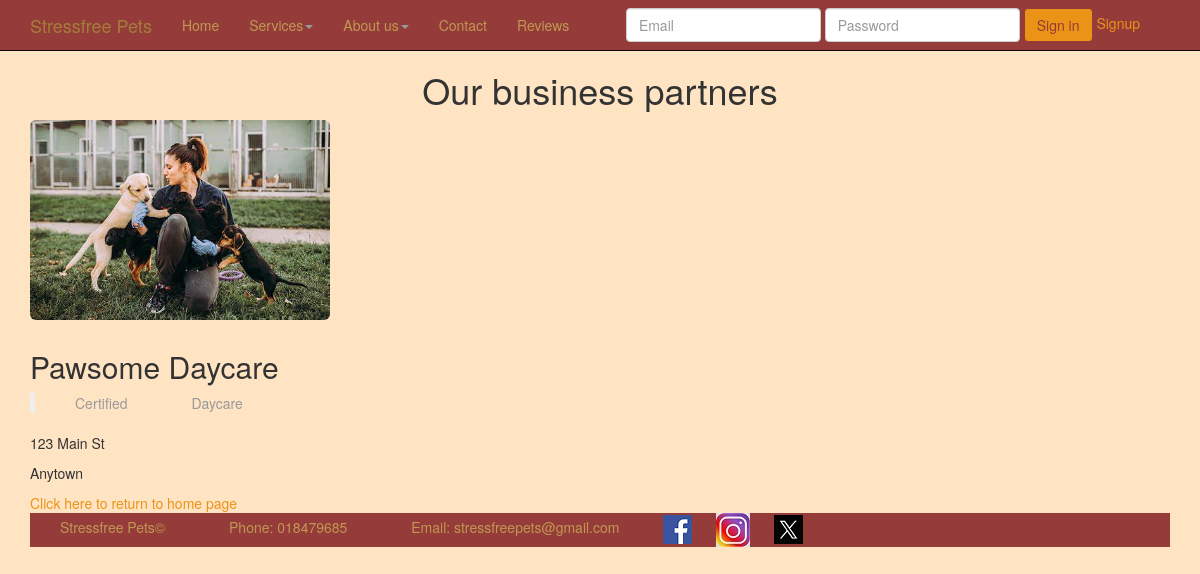
Screenshot of /Assignment3/Website/public/services.php with the database file from the repository.
### tables this page shows
CREATE TABLE IF NOT EXISTS Businessess(
businessID INT PRIMARY KEY,
name VARCHAR (45),
address VARCHAR (45),
city VARCHAR (45),
county VARCHAR (45),
service VARCHAR (45),
certs VARCHAR (45),
img VARCHAR(255),
userID int,

FOREIGN KEY (userID) REFERENCES User (userID)
);

### Assignment3/Website/src/Business.php (called while the page is built, shortened)
<?php
class Business extends User
{
    function get_business()
    {
        $config = require '../lib/config.php';
        try{
            $pdo = new \PDO($config['database_dsn'], $config['database_user'],$config['database_pass']);
            $query = 'Select * from streesfreepets.businessess';
            $stmnt =  $pdo->prepare($query);
            $stmnt->execute();}
        catch (PDOException $exception){
            echo "Error couldnt connect";
        }
        $business = $stmnt->fetchAll();
        return $business;
    }
}

### Assignment3/Website/public/services.php (the view)
<?php use src\Admin;
require_once '../layout/header.php'; ?>
<h1 class="headingFaq">Our business partners</h1>
<?php
require"../src/Business.php";
$userId = 1;
$businessId=1;
$data = new \src\Business($userId,$businessId);
$try = $data->get_business();
?>
    <div class="container">
    <div class="row">
        <?php foreach ($try as $cutePet) { ?>
            <div class="col-lg-4 pet-list-item">
                <img src="/images/<?php echo $cutePet['img']; ?>" class="img-rounded">
                <h2>
                        <?php echo $cutePet['name']; ?>
                </h2>
                <blockquote class="pet-details">
                    <span class="panel-info"><?php echo $cutePet['certs']; ?></span>
                    <span class="panel-info"><?php echo $cutePet['service']; ?></span>
                </blockquote>
                <p><?php echo $cutePet['address']; ?></p>
                <p><?php echo $cutePet['city']; ?></p>
            </div>
        <?php } ?>
    </div>
    <a href="index.php">Click here to return to home page</a>
<?php require_once'../layout/footer.php'; ?>

### Assignment3/Website/layout/header.php (shortened to what this page needs)
<!DOCTYPE html>
<html lang="en">
<head>
    <link href="../css/bootstrap.css" rel="stylesheet">
    <link href="../css/main.css" rel="stylesheet">
    <link href="../css/style.css" rel="stylesheet">
</head>
<body>
    <div class="navbar navbar-inverse navbar-fixed-top">
        <div class="container">
            <div class="navbar-header">
                <a class="navbar-brand" href="../public/index.php">Stressfree Pets</a>
            </div>
            <div class="navbar-collapse collapse">
                <ul class="nav navbar-nav">
                    <li><a href="../public/index.php">Home</a></li>
                    <li class="dropdown">
                        <a href="#" class="dropdown-toggle" data-toggle="dropdown">Services<b class="caret"></b></a>
                    </li>
                    <li class="dropdown">
                        <a href="../public/aboutUs.php" class="dropdown-toggle" data-toggle="dropdown">About us<b class="caret"></b></a>
                    </li>
                    <li><a href="../public/contact.php">Contact</a></li>
                    <li><a href="../public/reviews.php">Reviews</a></li>
                </ul>
                <form class="navbar-form navbar-right">
                    <div class="form-group">
                        <input type="Email" placeholder="Email" class="form-control">
                    </div>
                    <div class="form-group">
                        <input type="password" placeholder="Password" class="form-control">
                    </div>
                    <button type="submit" class="btn btn-success">Sign in</button>
                    <a href = "../public/customerProfile.php">Signup</a>
                </form>
            </div>
        </div>
    </div>

### Assignment3/Website/layout/footer.php (shortened to what this page needs)
<footer>
    <span>Stressfree Pets&copy; </span>
    <span>Phone: 018479685</span>
    <span>Email: stressfreepets@gmail.com</span>
    <span class="span-images"><a href ="https://www.facebook.com/"><img src="../images/facebook.png"></a></span>
    <span class="span-images"><a href="https://www.instagram.com/"><img src="../images/insta.jpg"></a></span>
    <span class="span-images"><a href="https://twitter.com/?lang=en"><img src="../images/x.png"></a></span>
        </footer>
    </div>
</body>
</html>

### Assignment3/Website/css/main.css (style rules this page uses)
body { padding-top: 50px; padding-bottom: 20px; background-color: bisque; }
.pet-list-item blockquote { color: #999; padding: 0 10px; }
.pet-list-item img { max-width: 100%; max-height: 200px; margin-bottom: 10px; }

### Assignment3/Website/css/style.css (style rules this page uses)
body { background-color: bisque; }
.headingFaq { text-align: center; }

### rows the page displays
businessess: img (picture), name "Pawsome Daycare", certs "Certified", service "Daycare", address "123 Main St", city "Anytown"
